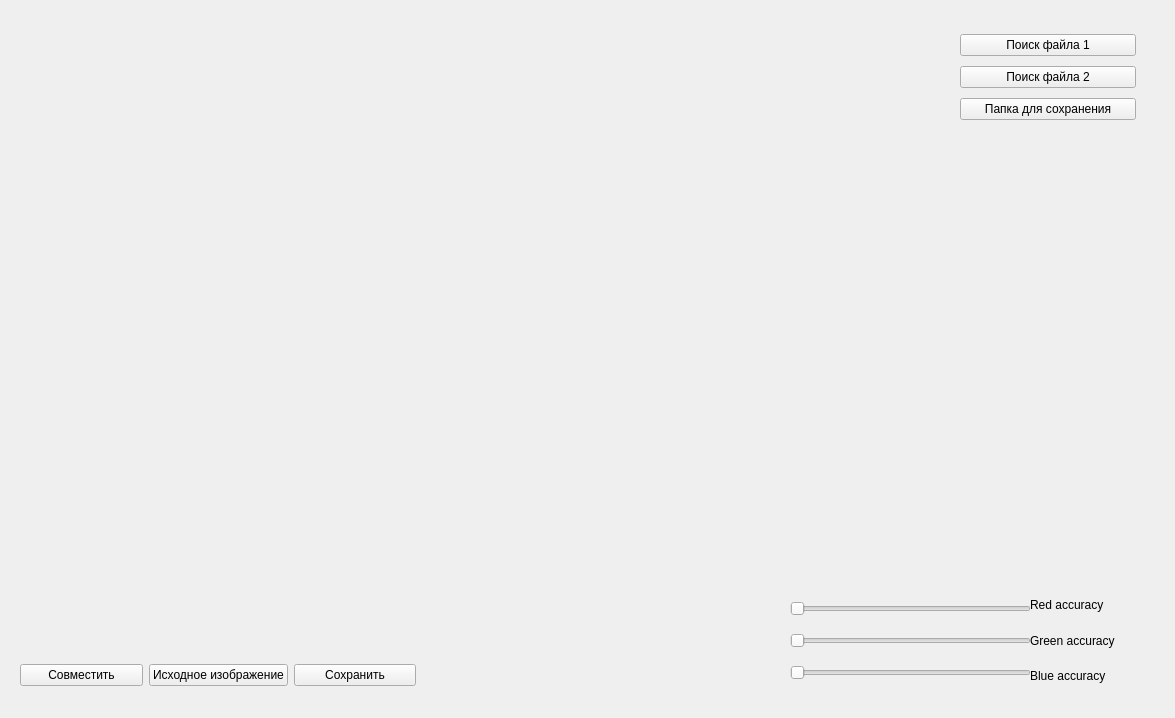
<?xml version="1.0" encoding="UTF-8"?>
<ui version="4.0">
 <class>MainWindow</class>
 <widget class="QMainWindow" name="MainWindow">
  <property name="geometry">
   <rect>
    <x>0</x>
    <y>0</y>
    <width>1175</width>
    <height>718</height>
   </rect>
  </property>
  <property name="windowTitle">
   <string>CombineImages</string>
  </property>
  <widget class="QWidget" name="centralwidget">
   <widget class="QWidget" name="verticalLayoutWidget">
    <property name="geometry">
     <rect>
      <x>790</x>
      <y>590</y>
      <width>241</width>
      <height>101</height>
     </rect>
    </property>
    <layout class="QVBoxLayout" name="verticalLayout">
     <item>
      <widget class="QSlider" name="red_acc">
       <property name="orientation">
        <enum>Qt::Horizontal</enum>
       </property>
      </widget>
     </item>
     <item>
      <widget class="QSlider" name="green_acc">
       <property name="orientation">
        <enum>Qt::Horizontal</enum>
       </property>
      </widget>
     </item>
     <item>
      <widget class="QSlider" name="blue_acc">
       <property name="orientation">
        <enum>Qt::Horizontal</enum>
       </property>
      </widget>
     </item>
    </layout>
   </widget>
   <widget class="QWidget" name="verticalLayoutWidget_2">
    <property name="geometry">
     <rect>
      <x>960</x>
      <y>30</y>
      <width>176</width>
      <height>95</height>
     </rect>
    </property>
    <layout class="QVBoxLayout" name="verticalLayout_2">
     <item>
      <widget class="QPushButton" name="brws_1">
       <property name="text">
        <string>Поиск файла 1</string>
       </property>
      </widget>
     </item>
     <item>
      <widget class="QPushButton" name="brws_2">
       <property name="text">
        <string>Поиск файла 2</string>
       </property>
      </widget>
     </item>
     <item>
      <widget class="QPushButton" name="brws_s">
       <property name="text">
        <string>Папка для сохранения</string>
       </property>
      </widget>
     </item>
    </layout>
   </widget>
   <widget class="QWidget" name="verticalLayoutWidget_3">
    <property name="geometry">
     <rect>
      <x>20</x>
      <y>30</y>
      <width>861</width>
      <height>551</height>
     </rect>
    </property>
    <layout class="QVBoxLayout" name="verticalLayout_3"/>
   </widget>
   <widget class="QWidget" name="verticalLayoutWidget_4">
    <property name="geometry">
     <rect>
      <x>1030</x>
      <y>590</y>
      <width>111</width>
      <height>101</height>
     </rect>
    </property>
    <layout class="QVBoxLayout" name="verticalLayout_4">
     <item>
      <widget class="QLabel" name="label">
       <property name="text">
        <string>Red accuracy</string>
       </property>
      </widget>
     </item>
     <item>
      <widget class="QLabel" name="label_2">
       <property name="text">
        <string>Green accuracy</string>
       </property>
      </widget>
     </item>
     <item>
      <widget class="QLabel" name="label_3">
       <property name="text">
        <string>Blue accuracy</string>
       </property>
      </widget>
     </item>
    </layout>
   </widget>
   <widget class="QWidget" name="horizontalLayoutWidget">
    <property name="geometry">
     <rect>
      <x>20</x>
      <y>660</y>
      <width>396</width>
      <height>31</height>
     </rect>
    </property>
    <layout class="QHBoxLayout" name="horizontalLayout">
     <item>
      <widget class="QPushButton" name="comb">
       <property name="text">
        <string>Совместить</string>
       </property>
      </widget>
     </item>
     <item>
      <widget class="QPushButton" name="src">
       <property name="text">
        <string>Исходное изображение</string>
       </property>
      </widget>
     </item>
     <item>
      <widget class="QPushButton" name="save_btn">
       <property name="text">
        <string>Сохранить</string>
       </property>
      </widget>
     </item>
    </layout>
   </widget>
  </widget>
 </widget>
 <resources/>
 <connections/>
</ui>
